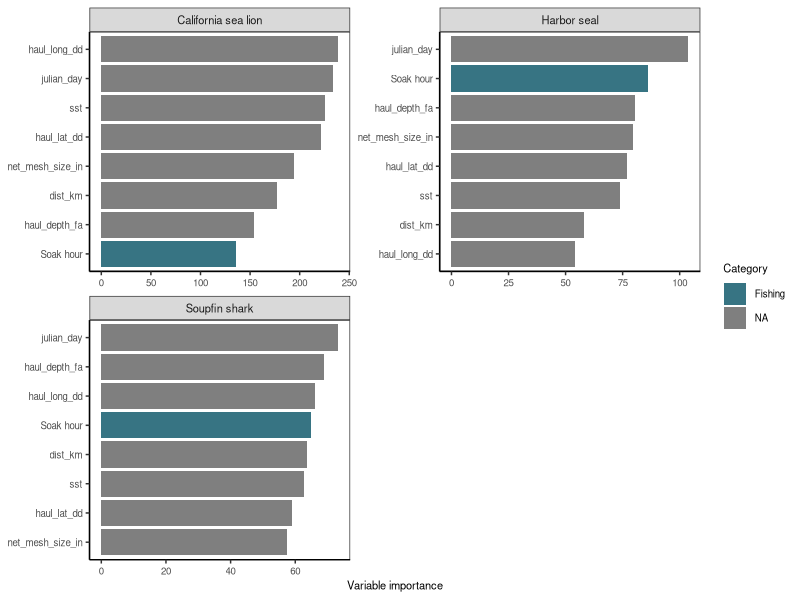

This chart was generated by the following R code: (Note: this script raises an error after producing the figure.)

# Clear workspace
rm(list = ls())

# Setup
################################################################################

# Packages
library(tidyverse)

# Directories
plotdir <- "figures"

# read in data

data <- read_csv("model_result/variable_importance.csv")

# Format data 

data <- data %>%
  mutate(variable = recode_factor(variable, 
                                  "yday"="Julian day",      
                                  "sst_c"="Temperature",             
                                  "lat_dd"="Latitude",
                                  "long_dd" = "Longitude",
                                  "mesh_size_in"="Mesh size",
                                  "shore_km"="Shore distance",
                                  "depth_fa"="Depth",    
                                  "soak_hr"="Soak hour",
                                  "island_yn_X1" = "Island area?")) %>%
  mutate(category = case_when(variable %in% c("Mesh size", "Soak hour")~"Fishing",
                              variable %in% c("Latitude", "Longitude","Depth", "Shore distance", "Island area?")~"Space",
                              variable %in% c("Julian day")~"Time",
                              variable%in% c("Temperature")~"Environment"))

# Plot data
################################################################################

# Theme
base_theme <-  theme(axis.text=element_text(size=7),
                     axis.title=element_text(size=8),
                     legend.text=element_text(size=7),
                     legend.title=element_text(size=8),
                     strip.text=element_text(size=8),
                     # Gridlines
                     panel.grid.major = element_blank(), 
                     panel.grid.minor = element_blank(),
                     panel.background = element_blank(), 
                     axis.line = element_line(colour = "black"),
                     # Legend
                     legend.background = element_rect(fill=alpha('blue', 0)))

# set species color
category_color <- c("Space" = "#B83945", "Environment" = "#4F845C", "Time" = "#E3E457", "Fishing" = "#377483")

# Plot
g <- ggplot(data, aes(x=importance, 
                      y=tidytext::reorder_within(variable, importance, species),
                      fill = category)) +
  facet_wrap(~species, ncol=2, scales="free") +
  geom_bar(stat="identity") +
  scale_fill_manual(name = "Category", values = category_color) +
  # Labels
  labs(x="Variable importance", y="Variables") +
  tidytext::scale_y_reordered() +
  # Theme
  theme_bw() + base_theme +
  theme(axis.title.y=element_blank())
g

# Export
ggsave(g, filename=file.path(plotdir, "Fig5_variable_importance.png"), 
       width=5.5, height=4, units="in", dpi=600)
